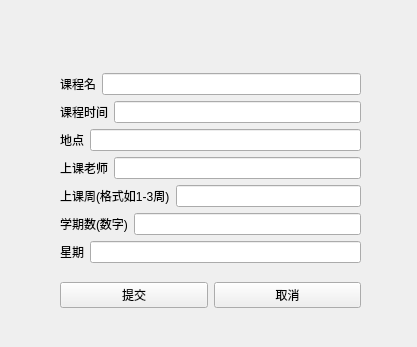
<?xml version="1.0" encoding="UTF-8"?>
<ui version="4.0">
 <class>Form</class>
 <widget class="QWidget" name="Form">
  <property name="geometry">
   <rect>
    <x>0</x>
    <y>0</y>
    <width>417</width>
    <height>347</height>
   </rect>
  </property>
  <property name="windowTitle">
   <string>Form</string>
  </property>
  <widget class="QWidget" name="">
   <property name="geometry">
    <rect>
     <x>60</x>
     <y>60</y>
     <width>301</width>
     <height>261</height>
    </rect>
   </property>
   <layout class="QVBoxLayout" name="verticalLayout_2">
    <item>
     <layout class="QVBoxLayout" name="verticalLayout">
      <item>
       <layout class="QHBoxLayout" name="horizontalLayout">
        <item>
         <widget class="QLabel" name="label">
          <property name="text">
           <string>课程名</string>
          </property>
         </widget>
        </item>
        <item>
         <widget class="QLineEdit" name="lineEdit"/>
        </item>
       </layout>
      </item>
      <item>
       <layout class="QHBoxLayout" name="horizontalLayout_2">
        <item>
         <widget class="QLabel" name="label_2">
          <property name="text">
           <string>课程时间</string>
          </property>
         </widget>
        </item>
        <item>
         <widget class="QLineEdit" name="lineEdit_2"/>
        </item>
       </layout>
      </item>
      <item>
       <layout class="QHBoxLayout" name="horizontalLayout_3">
        <item>
         <widget class="QLabel" name="label_3">
          <property name="text">
           <string>地点</string>
          </property>
         </widget>
        </item>
        <item>
         <widget class="QLineEdit" name="lineEdit_3"/>
        </item>
       </layout>
      </item>
      <item>
       <layout class="QHBoxLayout" name="horizontalLayout_4">
        <item>
         <widget class="QLabel" name="label_4">
          <property name="text">
           <string>上课老师</string>
          </property>
         </widget>
        </item>
        <item>
         <widget class="QLineEdit" name="lineEdit_4"/>
        </item>
       </layout>
      </item>
      <item>
       <layout class="QHBoxLayout" name="horizontalLayout_5">
        <item>
         <widget class="QLabel" name="label_5">
          <property name="text">
           <string>上课周(格式如1-3周)</string>
          </property>
         </widget>
        </item>
        <item>
         <widget class="QLineEdit" name="lineEdit_5"/>
        </item>
       </layout>
      </item>
      <item>
       <layout class="QHBoxLayout" name="horizontalLayout_6">
        <item>
         <widget class="QLabel" name="label_6">
          <property name="text">
           <string>学期数(数字)</string>
          </property>
         </widget>
        </item>
        <item>
         <widget class="QLineEdit" name="lineEdit_6"/>
        </item>
       </layout>
      </item>
      <item>
       <layout class="QHBoxLayout" name="horizontalLayout_7">
        <item>
         <widget class="QLabel" name="label_7">
          <property name="text">
           <string>星期</string>
          </property>
         </widget>
        </item>
        <item>
         <widget class="QLineEdit" name="lineEdit_7"/>
        </item>
       </layout>
      </item>
     </layout>
    </item>
    <item>
     <layout class="QHBoxLayout" name="horizontalLayout_8">
      <item>
       <widget class="QPushButton" name="pushButton">
        <property name="text">
         <string>提交</string>
        </property>
       </widget>
      </item>
      <item>
       <widget class="QPushButton" name="pushButton_2">
        <property name="text">
         <string>取消</string>
        </property>
       </widget>
      </item>
     </layout>
    </item>
   </layout>
  </widget>
 </widget>
 <resources/>
 <connections/>
</ui>
